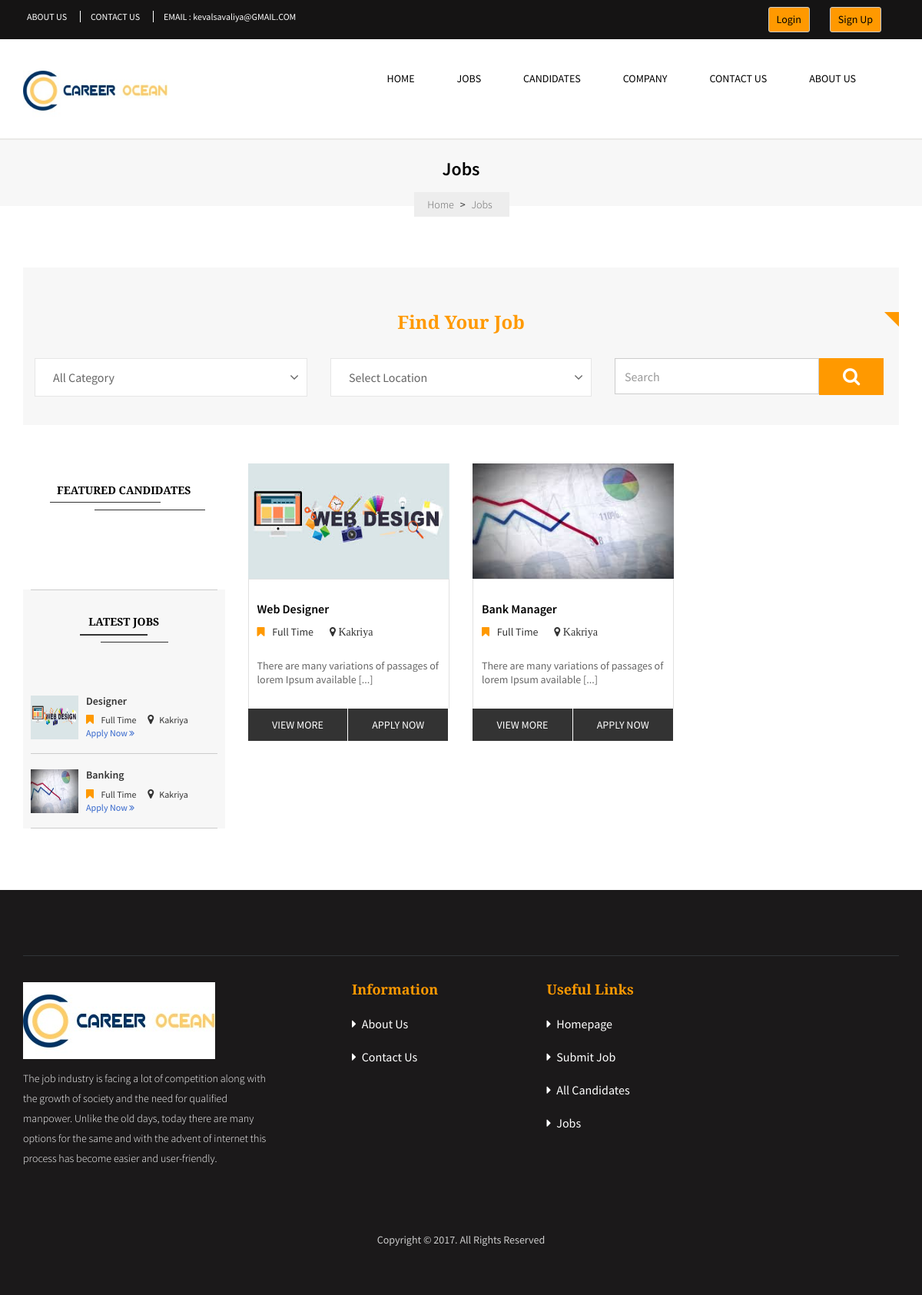
The app's page /index.php/jobs/index/2 with its own data.
### tables this page shows
CREATE TABLE IF NOT EXISTS `job_post` (
  `job_id` int(11) NOT NULL AUTO_INCREMENT,
  `company_id` int(11) NOT NULL,
  `job_title` varchar(255) NOT NULL,
  `image` text NOT NULL,
  `location_id` int(11) NOT NULL,
  `branch_id` int(11) NOT NULL,
  `post_id` int(11) NOT NULL,
  `category_id` int(11) NOT NULL,
  `num_vacancy` int(11) NOT NULL,
  `start_date` date NOT NULL,
  `end_date` date NOT NULL,
  `exper_req` varchar(255) NOT NULL,
  `skill_id` int(11) NOT NULL,
  `basic_req` longtext NOT NULL,
  `salary_given` int(11) NOT NULL,
  `status` varchar(255) NOT NULL,
  `education_id` int(11) NOT NULL,
  PRIMARY KEY (`job_id`)
);

CREATE TABLE IF NOT EXISTS `post` (
  `post_id` int(11) NOT NULL AUTO_INCREMENT,
  `post_name` varchar(255) NOT NULL,
  `category_id` int(11) NOT NULL,
  PRIMARY KEY (`post_id`)
);

CREATE TABLE IF NOT EXISTS `location` (
  `location_id` int(11) NOT NULL AUTO_INCREMENT,
  `country_id` int(11) NOT NULL,
  `state_id` int(11) NOT NULL,
  `city_id` int(11) NOT NULL,
  `location_name` varchar(255) NOT NULL,
  `location_status` varchar(255) NOT NULL,
  PRIMARY KEY (`location_id`)
);

### application/controllers/jobs.php (called while the page is built, shortened)
<?php
	class jobs extends CI_Controller
	{
		function index($id=0)
		{
			$data['info'] = $this->db->get('category')->result_array();
			$data['info1']=$this->db->get('location')->result_array();
			$this->db->select('skill.skill_name,user.*');
			$this->db->join('skill','skill.skill_id=user.id');
			$data['user']=$this->db->get('user')->result_array();
			if($id)
			{
				$this->db->select('location.location_name,post.post_name,job_post.*');
				$this->db->join('location','location.location_id=job_post.location_id');
				$this->db->join('post','post.post_id=job_post.post_id');
				$this->db->where('job_post.category_id',$id);
				$data['jobpost'] = $this->db->get('job_post')->result_array();
			}
			else
			{
				$this->db->select('location.location_name,post.post_name,job_post.*');
				$this->db->join('location','location.location_id=job_post.location_id');
				$this->db->join('post','post.post_id=job_post.post_id');
				$data['jobpost'] = $this->db->get('job_post')->result_array();
			}
			$this->load->view('jobs',$data);
		}
	}
?>

### index.php (called while the page is built, shortened)
<?php
require_once BASEPATH.'core/CodeIgniter.php';

### application/views/jobs.php (the view, shortened to what this page needs)
<div id="jobs">
	<div class="container">
		<div class="row">
			<div class="col-md-12 col-sm-12 col-xs-12">
				<div class="jobs-content">
					<h1>Jobs</h1>
					<ul class="list-inline">
						<li>
							<a href="<?php echo site_url('home/index'); ?>">Home</a>
						</li>
						<li>></li>
						<li>
							<a href="<?php echo site_url('jobs/index'); ?>">Jobs</a>
						</li>
					</ul>
				</div>
			</div>
		</div>
	</div>
</div>
<div id="job">
	<div class="container">
		<div class="col-md-12 col-sm-12 col-xs-12 form1">
			<div class="slider-caption">
					<form method="post" action="<?php echo site_url('jobs/search');?>">
					<div class="off"></div>
					<h1>Find Your Job</h1>
					<div class="col-md-4 col-sm-4 col-xs-12 paddleft">
						<select name="category" class="selectpicker form-control">
							<option value="">All Category</option>
						</select>
					</div>
					<div class="col-md-4 col-sm-4 col-xs-12">
						<select name="location" class="selectpicker form-control">
							<option value="">Select Location</option>
						</select>
					</div>
					<div class="col-md-4 col-sm-4 col-xs-12 paddright">
						<div class="input-group">
							<input name="search_txt" class="form-control" value="" placeholder="Search" type="text">
							<span>
								<button type="submit" class="btnsrch" value="submit" name="Search"><i class="fa fa-search"></i></button>
							</span>
						</div>
					</div>
					</form>
				</div>
		</div>
		<div class="row">
			<div class="col-md-3 col-sm-3 col-xs-12 hidden-xs">
				<div class="left">
					<div class="job-candidate">
						<h1>FEATURED CANDIDATES</h1>
						<div class="border"></div>
						<div class="border1"></div>
					</div>
				</div>
				<div class="leftside">
					<div class="latest-jobs">
						<h1>LATEST JOBS</h1>
						<div class="border"></div>
						<div class="border1"></div>
					</div>
					<?php
					foreach ($jobpost as $value) {
					?>
					<div class="job-content">
						<img src="<?php echo base_url('./uploads/company/'.$value['image']) ?>" alt="p1" title="p1" />
						<h1><?php echo $value['post_name'] ?>
						</h1>
						<ul class="list-inline">
							<li>
								<a href="#"><i class="fa fa-bookmark" aria-hidden="true"></i> Full Time</a>
							</li>
							<li>
								<a href="#"><i class="fa fa-map-marker" aria-hidden="true"></i><?php echo $value['location_name'] ?></a>
							</li>
						</ul>
						<a href="<?php echo site_url('apply_job_form/index');?>">Apply Now <i class="fa fa-angle-double-right" aria-hidden="true"></i></a>
					</div>
				<?php } ?>
				</div>
			</div>
			<div class="col-md-9 col-sm-9 col-xs-12 padd0">
				<?php
				foreach ($jobpost as $value) {
				?>
				<div class="col-md-4 col-sm-4 col-xs-12">
					<div class="product-box">
						<div class="image">
							<a href="jobs.html">
								<img class="img-responsive" src="<?php echo base_url('./uploads/company/'.$value['image']) ?>" alt="jobpost" title="p1" style="max-height: 150px;min-height: 150px;"/>
							</a>
						</div>
						<div class="matter">
							<h1><?php echo $value['job_title'] ?></h1>
							<ul class="list-inline">
								<li>
									<a href="#"><i class="fa fa-bookmark" aria-hidden="true"></i> Full Time</a>
								</li>
								<li>
									<a href="#"><i class="fa fa-map-marker" aria-hidden="true">
										<?php echo $value['location_name']; ?>
									</i></a>
								</li>
							</ul>
							<p>There are many variations of passages of lorem Ipsum available [...]</p>
						</div>
						<button type="button" class="btn btn-info" onclick="location.href='<?php echo site_url('jobs_detail/index/'.$value['job_id']);?>'">VIEW MORE</button>
						<button type="button" class="btn btn-info" onclick="location.href='<?php echo site_url('apply_job_form/index/'.$value['job_id']);?>'">APPLY NOW</button>
					</div>
				</div>
			<?php } ?>
			</div>
		</div>
	</div>
</div>

### records on screen
job_post: image (picture), post.post_name "Designer", location.location_name "Kakriya", job_title "Web Designer"
job_post: image (picture), post.post_name "Banking", location.location_name "Kakriya", job_title "Bank Manager"
